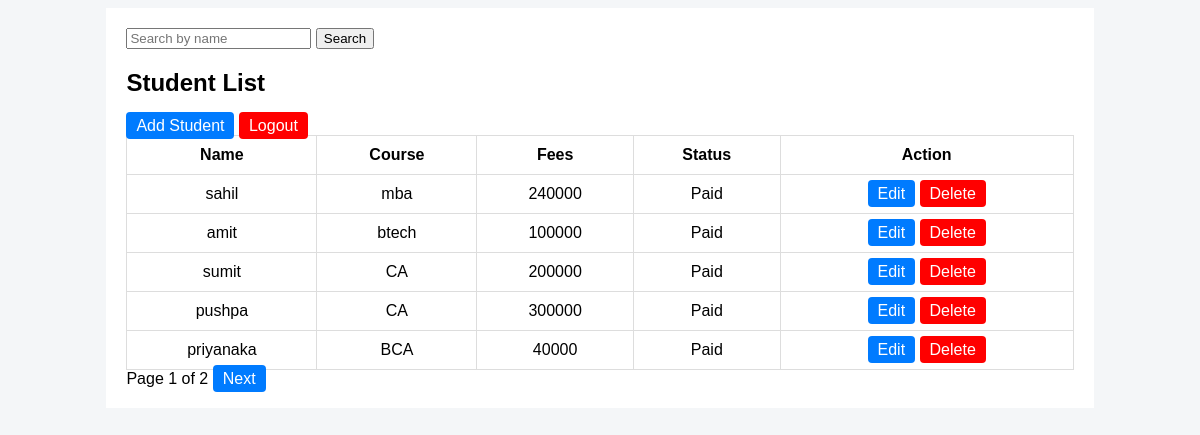
The app's page / (signed in), older data.
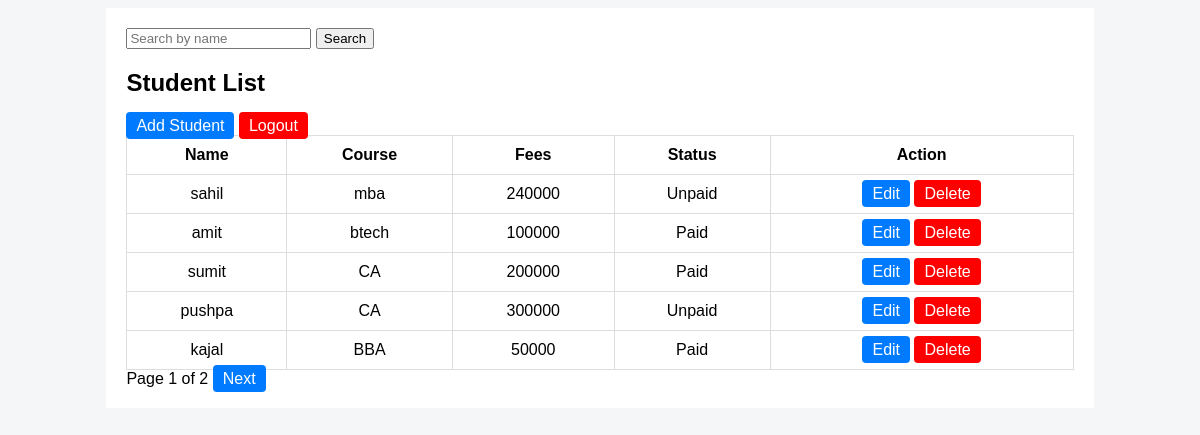
The same page, newer data.
### students/models.py (models this page shows, shortened)
class Student(models.Model):
    name = models.CharField(max_length=100)
    email = models.EmailField(unique=True)
    course = models.CharField(max_length=100)
    fees = models.IntegerField()
    is_paid = models.BooleanField(default=False)

### students/views.py (the view)
# urls.py: path('', views.student_list, name='student_list'),
@login_required
def student_list(request):
    query = request.GET.get('q')
    if query:
        students_list = Student.objects.filter(name__icontains=query)
    else:
        students_list = Student.objects.all()
    paginator = Paginator(students_list, 5)  # 5 per page
    page = request.GET.get('page')
    students = paginator.get_page(page)
    return render(request, 'students/list.html', {'students': students})

### students/templates/students/list.html (shortened to what this page needs)
<link rel="stylesheet" href="/static/core/css/style.css" />
<div class="container">
    <form method="GET" class="mb-3">
    <input type="text" name="q" placeholder="Search by name" value="{{ request.GET.q }}">
    <button type="submit">Search</button>
</form>
    <h2>Student List</h2>
    <a href="/add/">Add Student</a>
    <a href="/logout/" class="danger">Logout</a>
    <table class="table table-striped">
        <tr>
            <th>Name</th>
            <th>Course</th>
            <th>Fees</th>
            <th>Status</th>
            <th>Action</th>
        </tr>
        {% for s in students %}
        <tr>
            <td>{{s.name}}</td>
            <td>{{s.course}}</td>
            <td>{{s.fees}}</td>
            <td>{{ s.is_paid|yesno:"Paid,Unpaid" }}</td>
            <td>
                <a href="/edit/{{s.id}}/">Edit</a>
                <a href="/delete/{{s.id}}/" class="danger">Delete</a>
            </td>
        </tr>
        {% endfor %}
    </table>
<div>
    Page {{ students.number }} of {{ students.paginator.num_pages }}
    {% if students.has_next %}
        <a href="?page={{ students.next_page_number }}&q={{ request.GET.q }}">Next</a>
    {% endif %}
</div>
</div>

Row changes from the older to the newer data that the page shows:
removed Student: name "priyanaka", course "BCA", fees "40000", is_paid "Paid"
changed Student "sahil": is_paid "Paid" → "Unpaid"
changed Student "pushpa": is_paid "Paid" → "Unpaid"
now on this page (row unchanged): Student: name "kajal", course "BBA", fees "50000", is_paid "Paid"
